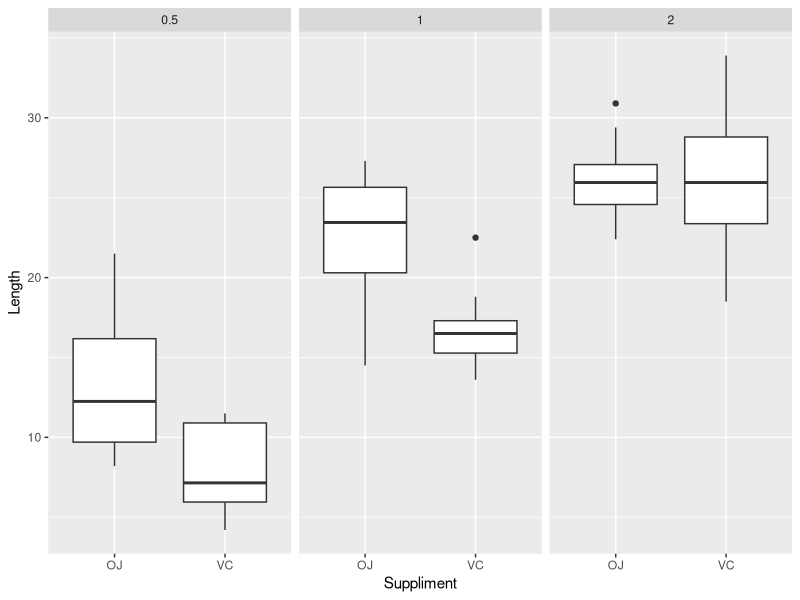

The R source for this figure:
## ---- chunk 1
knitr::opts_chunk$set(echo = TRUE)
## ---- chunk 2
#load the data
data("ToothGrowth")
#number of rows and columns
dim(ToothGrowth)
#first few rows
head(ToothGrowth)
#last few rows
tail(ToothGrowth)
# how many NAs?
sum(apply(ToothGrowth, 2, is.na))
# how many of each
table(ToothGrowth$supp, ToothGrowth$dose)
## ---- chunk 3
#load library
library(ggplot2)

ggplot(data = ToothGrowth) +
        geom_boxplot(aes(x = supp, y = len)) +
        facet_grid(. ~ dose) +
        labs(x = "Suppliment", y = "Length")
        
## ---- chunk 4
vc_05 <- ToothGrowth[ToothGrowth$supp == "VC" & ToothGrowth$dose == 0.5,1]
oj_05 <- ToothGrowth[ToothGrowth$supp == "OJ" & ToothGrowth$dose == 0.5,1]

t.test(oj_05, vc_05)

## ---- chunk 5
vc_1 <- ToothGrowth[ToothGrowth$supp == "VC" & ToothGrowth$dose == 1,1]
oj_1 <- ToothGrowth[ToothGrowth$supp == "OJ" & ToothGrowth$dose == 1,1]

t.test(oj_1, vc_1)

## ---- chunk 6
vc_2 <- ToothGrowth[ToothGrowth$supp == "VC" & ToothGrowth$dose == 2,1]
oj_2 <- ToothGrowth[ToothGrowth$supp == "OJ" & ToothGrowth$dose == 2,1]

t.test(oj_2, vc_2)

